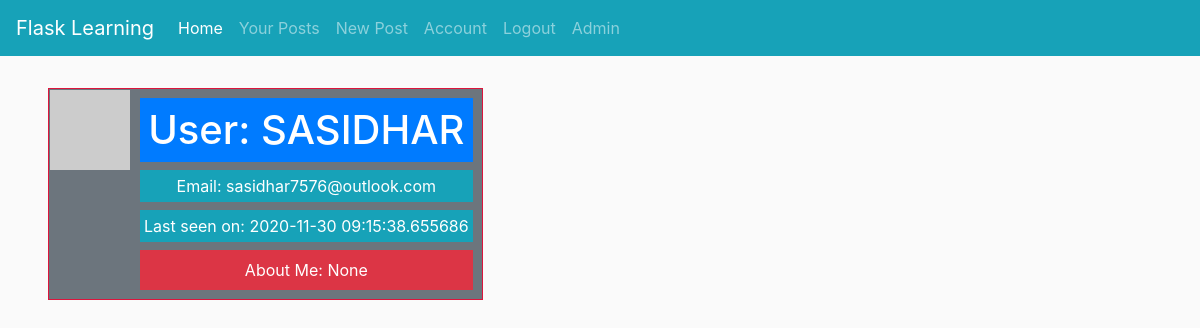
Screenshot of /profile/sasidhar (signed in) with the database file from the repository.
### flask_blogg/models.py (models this page shows, shortened)
class User(db.Model, UserMixin):
    id = db.Column(db.Integer, primary_key=True)
    username = db.Column(db.String(20), nullable=False, unique=True)
    email = db.Column(db.String(120), nullable=False, unique=True)
    password = db.Column(db.String(60), nullable=False)
    last_seen = db.Column(db.DateTime, default=datetime.utcnow)
    about_me = db.Column(db.String(200), nullable=True)
    posts = db.relationship('Post', backref='author',  lazy=True)
    def avatar(self, size):
        digest = md5(self.email.lower().encode('utf-8')).hexdigest()
        return f'https://www.gravatar.com/avatar/{digest}?d=identicon&s={size}'

### flask_blogg/users/routes.py (the view)
@users.route('/profile/<username>')
def profile(username):
    user = User.query.filter_by(username=username).first()
    return render_template('profile.html', title='Profile', user=user)

### flask_blogg/models.py (called while the page is built)
@login_manager.user_loader
def load_user(user_id):
    return User.query.get(int(user_id))

### flask_blogg/users/routes.py (called while the page is built)
@users.before_request
def before_request():
    if current_user.is_authenticated:
        current_user.last_seen = datetime.utcnow()
        db.session.commit()

### flask_blogg/templates/profile.html
{% extends 'common.html' %}
{% block body %}
<div class="containers">
<table class="bg-secondary p-3 tablestyle">
        <tr valign="top">
            <td><img class="img-fluid" src="{{ user.avatar(500) }}"></td>
            <td>
                <h1 class="text-center bg-primary p-2 m-2 text-white" >User: {{ user.username|upper }}</h1>
                <p class="text-center bg-info p-1 m-2 text-white"> Email: {{user.email}}</p>
                 {% if user.last_seen %}<p class="text-center bg-info p-1 m-2 text-white">Last seen on: {{ user.last_seen }}</p>{% endif %}
                <p class="text-center p-2 m-2 bg-danger text-white"> About Me: {{user.about_me}}
                </p>
            </td>
        </tr>
</table>
</div>
{% endblock body %}

### flask_blogg/static/css/style.css (style rules this page uses)
.containers { max-width : 100%; width: 1000px; }
.tablestyle { margin-top : 2rem; margin-left : 3rem; border: 1px solid crimson; }
body { background: #fafafa; color: #333333; }

### rows the page displays
User: username "SASIDHAR", email "sasidhar7576@outlook.com", last_seen "2020-11-30 09:15:38.655686", about_me "None"
